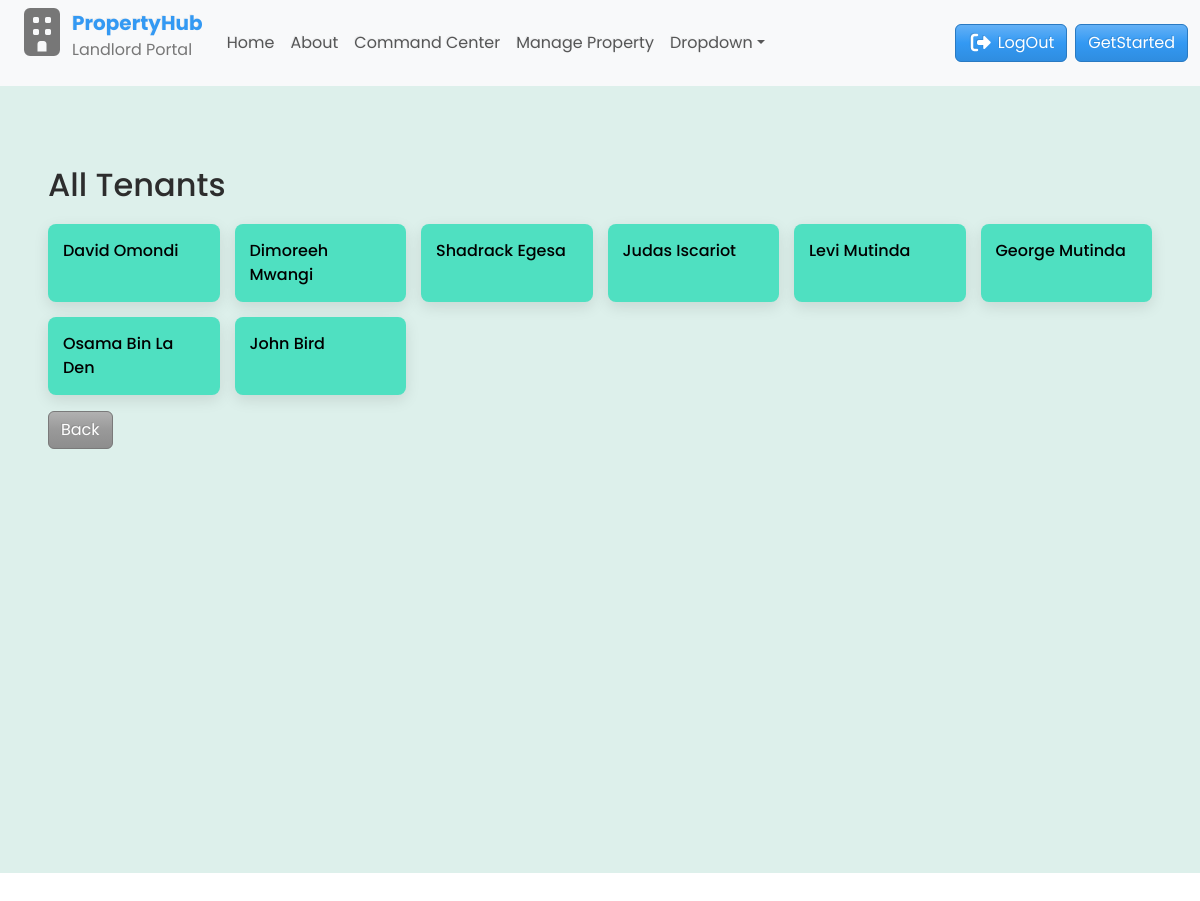
Before: /tenants/ with the older database file.
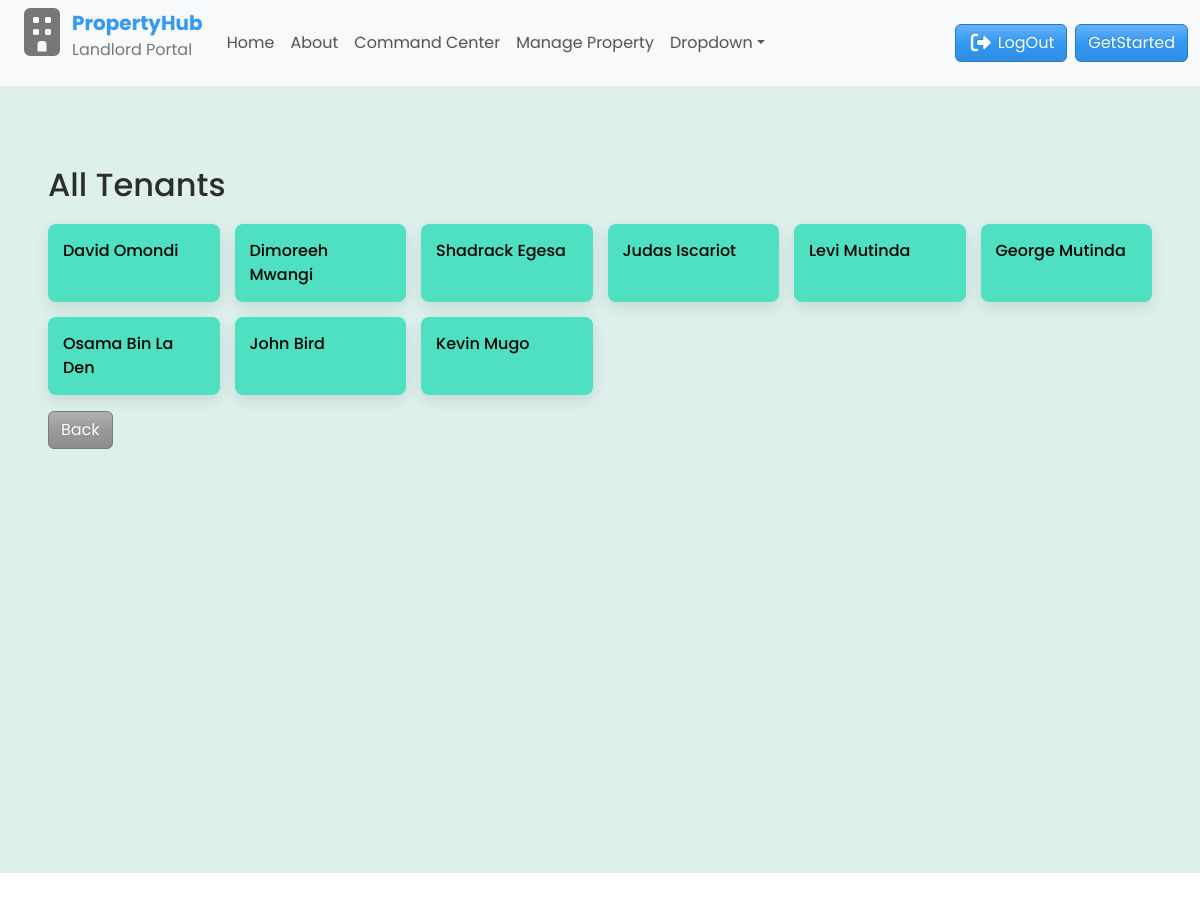
After: the same page with the newer database file.
### main/models.py (models this page shows, shortened)
class Profile(models.Model):
    user = models.OneToOneField(User, on_delete=models.CASCADE)
    bedsitter = models.OneToOneField(Bedsitter, on_delete=models.SET_NULL, null=True, blank=True, related_name='tenant')
    first_name = models.CharField(max_length=50)
    last_name = models.CharField(max_length=50)
    phone_number = models.CharField(max_length=20)
    email = models.EmailField(blank=True, null=True)
    id_number = models.CharField(max_length=20, blank=True, null=True)
    profile_photo = models.ImageField(upload_to='uploads/product', blank=True, null=True)

### main/views.py (the view)
# urls.py: path("tenants/", views.tenant_list, name="tenant_list"),
def tenant_list(request):
    tenants = Profile.objects.all()
    return render(request, 'main/tenant_list.html', {"tenants": tenants})

### main/templates/main/tenant_list.html
{% extends 'main/base.html' %} {% block content %}
<div class="container-fluid" id="tenant-list">
  <h2>All Tenants</h2>
  <div>
    <div class="tenant-wrapper">
      {% for tenant in tenants %}
      <div class="tenant-card">
        <a href="{% url 'tenant_detail' tenant.id %}">
          {{ tenant.first_name }} {{ tenant.last_name }}
        </a>
      </div>
      {% empty %}
      <p>No tenants found.</p>
      {% endfor %}
    </div>
    <a href="javascript:history.back()" class="btn btn-secondary mt-3">Back</a>
  </div>
  <br />
  <br />
  <br />
  <br />
  <br />
  <br />
  <br />
  <br />
  <br />
  <br />
  <br />
</div>
{% endblock %}

Changed rows visible on the page:
added Profile: first_name "Kevin", last_name "Mugo"
